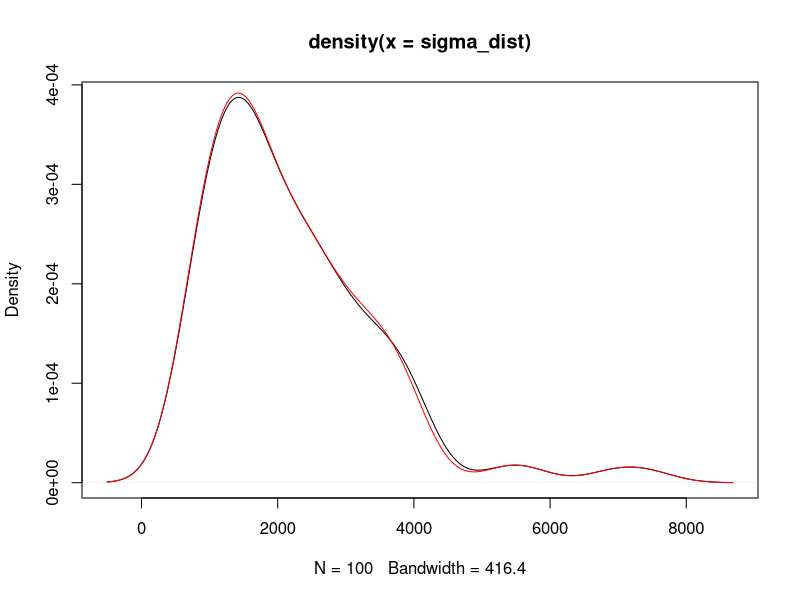

Reproduce this figure in R.
# running the procedure of using MCMC to generate samples
# then finding the variance and plotting there density

# defining different targets

# exponential
rate = 2
exponential <- function(x,rate){
    return(dexp(x,rate))
}
# gamma
shape = 9
rate = 0.5
gamma <- function(x,shape,rate){
    return(dgamma(x,shape = shape, rate = rate))
}
# laplace

theta = 0
s = 4    
laplace <- function(x,theta,s){
    return(0.5*(1/s)*exp(-abs(x-theta)/s))
}
# chi-squared

k = 5
chisq <- function(x,k){
    return(dchisq(x,k))
}

# Using normal distribution as proposal 
normal <- function(x,mu,h){
	return (rnorm(x,mean = mu, sd = h))
}

#setting up parameters for distributions
target <- laplace
proposal <- normal

# setting up for running multiple mcmc

{ iter <- 100

#for the sigma of each run
sigma_dist = numeric(length = iter)
bm_sigma_dist = numeric(length = iter)
#for the sample mean of each run
sample_mean_dist = numeric(length = iter)

acc_dist = numeric(length = iter)
# running mulitple mcmc
# setting up changing parameters
b_dist <- c(50,100,200,500);

T <- 1e4

h <- 1.2

ini <- 0
count <- 0

for(it in 1:iter){
    x <- numeric(T)
    acc <- 0
    x[1] <- ini + rnorm(1) #rnorm for a little variance in starting value
    for(t in 2:T){
        y = proposal(1,x[t-1],h)
        alpha = min((target(y,theta,s)/target(x[t-1],theta,s)),1)
        u = runif(1,0,1)
        if(u <= alpha){
            x[t] = y
            acc <- acc + 1
        } else {
            x[t] = x[t-1]
        }
    }
    acc_dist[it] <- ((acc/T)*100)
    sample_mean_dist[it] = mean(x)
    
    n <- T
    b <- b_dist[it%%length(b_dist) + 1]
    a <- n/b
    mu = mean(x)
    Y = numeric(a)

    for(i in 0:(a-1)){
        Y[i+1] = mean(x[((b*i)+1):(b*(i+1))])
    }
    bm_sigma_dist[it] = (b/(a-1))*(sum((Y-mu)^2))

    model = ar(Y, order.max = 1)
    if(model$order == 0){
        count = count + 1
        sigma_dist[it] = bm_sigma_dist[it]
    } else {
        rho <- model$ar
        alpha_sq <- model$var.pred

        sigma_dist[it] <- (b*alpha_sq)/((1-rho^2))
    }
}
}

var(sample_mean_dist)

plot(density(sigma_dist))
lines(density(bm_sigma_dist),col = "red")

var(sigma_dist)
mean(sigma_dist)
var(bm_sigma_dist)
mean(bm_sigma_dist)
